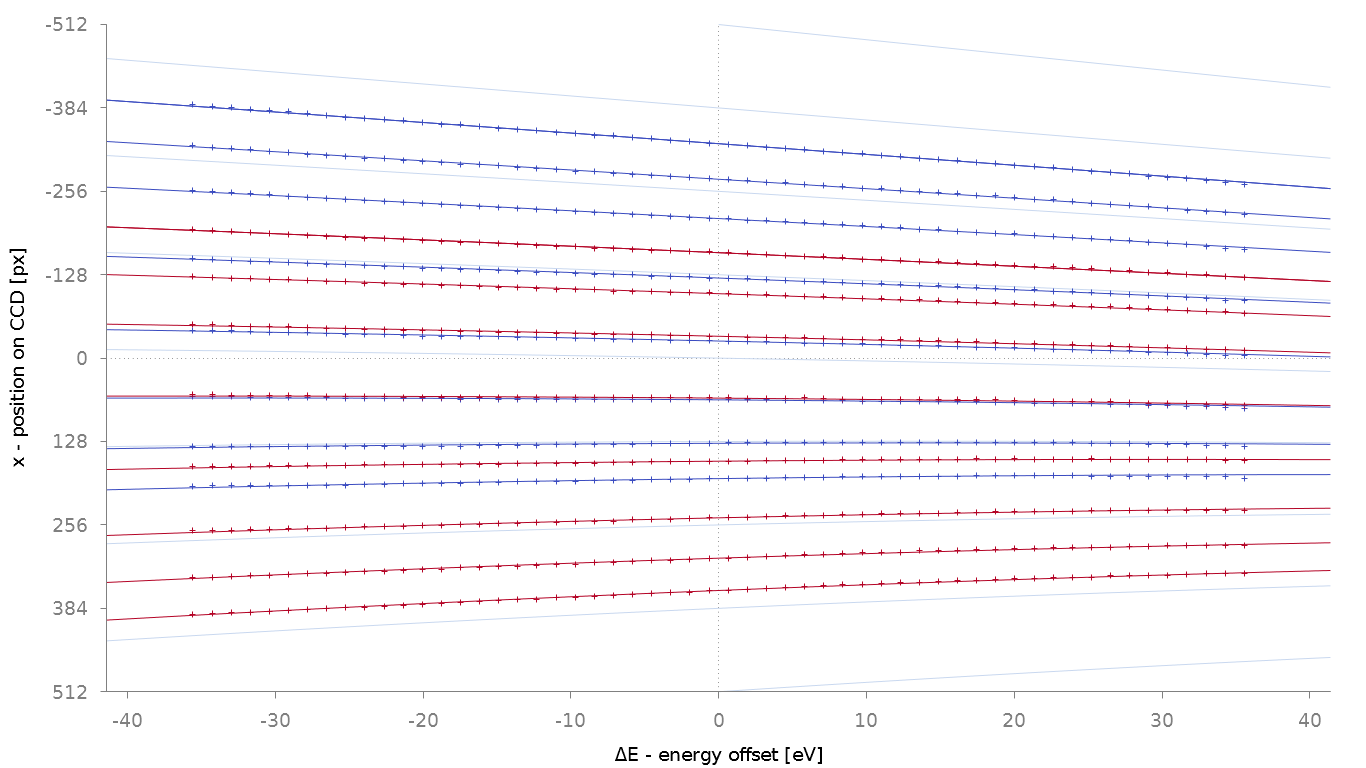

Here is the gnuplot script that generated this plot:
# File:		Figure5.plt
# Version:	MC2015
# Date:		17.04.2015

set loadpath 'Q:\git\Gnuplot_config\'
# set loadpath '.'

reset
set encoding utf8
width_line = 2
size_point = 1

load 'xyborder.cfg'
load 'moreland.pal'

file_out = "Figure5.png"

x_label="x - position on CCD [px]"
dE_label="{/Symbol D}E - energy offset [eV]"
w_label="w - aperture width [px]"
I_label="cumulative intensity [a.u.]"

bin = 1
dispY = 0.020210
png_width = 1366
png_height = 768
font_size = 14
index_start = 1
index_stop = 8
index_inc = 1
cam_width = 4096
cam_height = 4096

set xrange [-cam_height/2*dispY:cam_height/2*dispY]
set xlabel dE_label
set yrange [cam_width/2:-cam_width/2]
set ylabel x_label
set ytics 512
set zeroaxis
unset key

term = "set terminal pngcairo size png_width,png_height enhanced font 'Meta,".font_size."' dashed"
# term = "set terminal wxt"
set sample 2000
set terminal wxt

fstrT(N) = sprintf('f%dT(x) = a%dT*x**2 + b%dT*x + c%dT', N, N, N, N)
fitstrT(N) = sprintf('fit f%dT(x) "measurements/values_Pos%d.txt" using ((bin*$2-2048)*dispY):(bin*$4-2048) via a%dT,b%dT,c%dT', N, N, N, N, N)
fstrB(N) = sprintf('f%dB(x) = a%dB*x**2 + b%dB*x + c%dB', N, N, N, N)
fitstrB(N) = sprintf('fit f%dB(x) "measurements/values_Pos%d.txt" using ((bin*$2-2048)*dispY):(bin*$5-2048) via a%dB,b%dB,c%dB', N, N, N, N, N)
plotstrT(N) = sprintf('plot f%dT(x)', N)
plotstrB(N) = sprintf('plot f%dB(x)', N)

do for [i=index_start:index_stop:index_inc] {
	tableT = 'temp/T'.i.'.txt'
	tableB = 'temp/B'.i.'.txt'
	set table tableT
    eval(fstrT(i))
	print fstrT(i)
    eval(fitstrT(i))
	eval(plotstrT(i))
	set table tableB
    eval(fstrB(i))
	print fstrB(i)
    eval(fitstrB(i))
	eval(plotstrB(i))
	unset table
}

filenameT(N) = sprintf("temp/T%d.txt", N)
filenameB(N) = sprintf("temp/B%d.txt", N)
plotstr3D(N) = sprintf('splot "measurements/values_Pos%d.txt" using ((bin*$2-2048)*dispY):(bin*$4-2048):(f%dT(0)) with points, "measurements/values_Pos%d.txt" using ((bin*$2-2048)*dispY):(bin*$5-2048):(f%dB(0)) with points', N, N, N, N)
eval(plotstr3D(index_start))

plotstr3DT(N) = sprintf('replot "measurements/values_Pos%d.txt" using ((bin*$2-2048)*dispY):(bin*$4-2048):(f%dT(0)) with points', N, N)
plotstr3DB(N) = sprintf('replot "measurements/values_Pos%d.txt" using ((bin*$2-2048)*dispY):(bin*$5-2048):(f%dB(0)) with points', N, N)
do for [i=index_start+index_inc:index_stop:index_inc] {
	eval(plotstr3DT(i))
	eval(plotstr3DB(i))
}
table3D = 'temp/borders.txt'
set table table3D
replot
unset table

f(x,y) = a00 + a10*x + a20*x**2 + a01*y + a11*x*y + a21*x**2*y + a02*y**2 + a12*x*y**2 + a22*x**2*y**2
a00 = 1.0; a10 = 1.0; a20 = 1.0; a01 = 1.0; a11 = 1.0; a21 = 1.0; a02 = 1.0; a12 = 1.0; a22 = 1.0
fit f(x,y) table3D using 1:3:(stringcolumn(4) eq "u"?1/0:$2):(1) zerror via a00, a10, a20, a01, a11, a21, a02, a12, a22

plot for [i=-640:640:128] f(x,i) notitle with lines ls 4

filename(n) = sprintf("measurements/values_Pos%d.txt", n)
replot for [i=1:index_stop] filename(i) using ((bin*$2-2048)*dispY):(bin*$4-2048) notitle with points ls 1,\
for [i=1:index_stop] filename(i) using ((bin*$2-2048)*dispY):(bin*$5-2048) notitle with points ls 8
replot f(x,f1T(0)) with lines ls 1, f(x,f1B(0)) notitle with lines ls 8
plotstr(N) = sprintf('replot f(x,f%dT(0)) notitle with lines ls 1, f(x,f%dB(0)) notitle with lines ls 8', N, N)
do for [i=1:index_stop] {
	eval(plotstr(i))
}

eval(term)
set output file_out
set yrange [cam_width/8:-cam_width/8]
set ytics 128
replot
unset output
